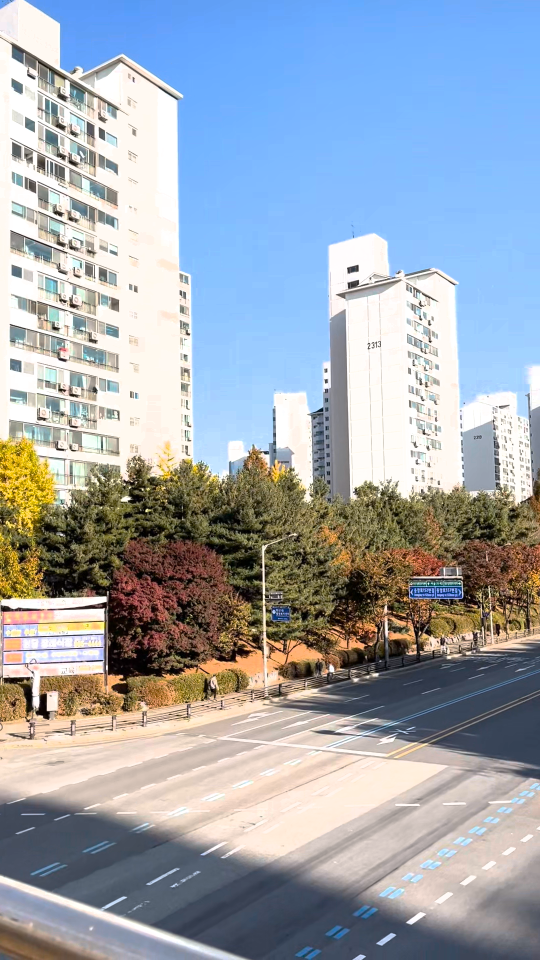
#> input picture frame 22 of 컴비기_과제/stitch_video.mp4, 1080 x 1920 px (shown at 1/2 size)
$ python '실습과제2.py'
#> lines starting #> are read from the running program, lines starting #| are printed output that depends on the picture
# 실외에서 촬영한 비디오(이미지들)으로부터 스티칭(stitching) 이미지 만들기

import cv2
import sys

cap = cv2.VideoCapture('stitch_video.mp4')    # 비디오 파일
if not cap.isOpened():
    sys.exit('동영상 연결 실패')

stitcher = cv2.Stitcher.create()
images = []

i=0
STEP = 20
while True:
    i += 1
    ret, frame = cap.read()  # 비디오를 구성하는 프레임 획득
#> frame is the input picture: shape (1920, 1080, 3); mean B, G, R 176.2, 166.2, 157.6

    if not ret: # ret는 프레임을 성공적으로 가져오면 true, 그렇지 않으면(동영상 종료) false
        print('프레임 획득에 실패하여 루프를 나갑니다.')
        break

    frame = cv2.resize(frame, dsize=(0, 0), fx=0.5, fy=0.5)
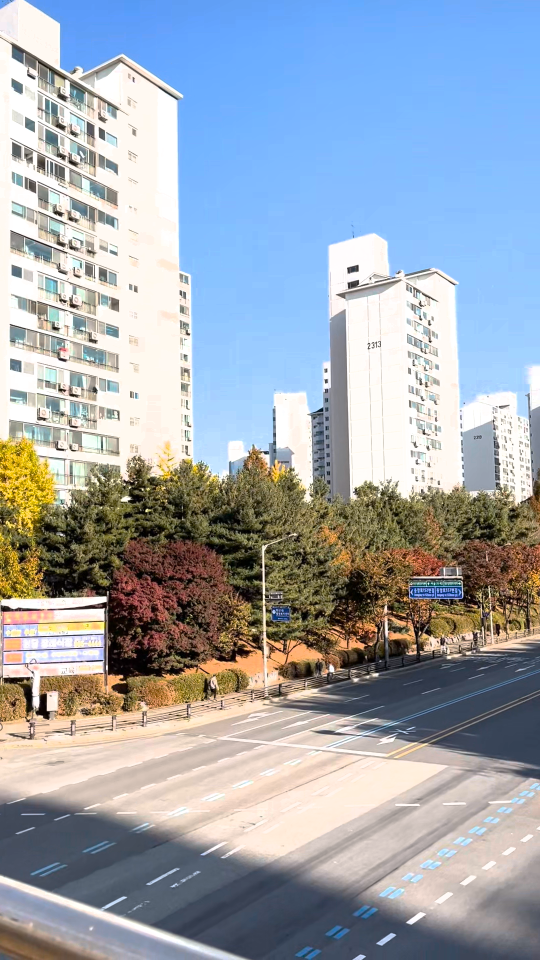
#> frame: shape (960, 540, 3); mean B, G, R 176.3, 166.3, 157.7
    if i%STEP == 0:		# STEP 번째 프레임
        images.append(frame)
        #cv2.imwrite('.\stitch_images\stitch_img' + str(i) + '.png', frame)  # 이미지 캡처 및 저장

    cv2.imshow('Video display', frame)

    key = cv2.waitKey(1)  # 1밀리초 동안 키보드 입력 기다림(정수)
#> (key q is pressed here)
    if key == ord('q'):  # 'q' 키가 들어오면 루프를 빠져나감, ord()는 문자를 아스키 값으로 변환하는 함수
        break

status, dst = stitcher.stitch(images)   # 추가된 이미지 한번에 스티치하겠다
if status == cv2.STITCHER_OK:
    cv2.imwrite('stitch_out.jpg', dst)
    cv2.imshow('stitching',  dst)

cv2.waitKey()
cap.release()  # 카메라와 연결을 끊음
cv2.destroyAllWindows()

$ run again, starting later in the video
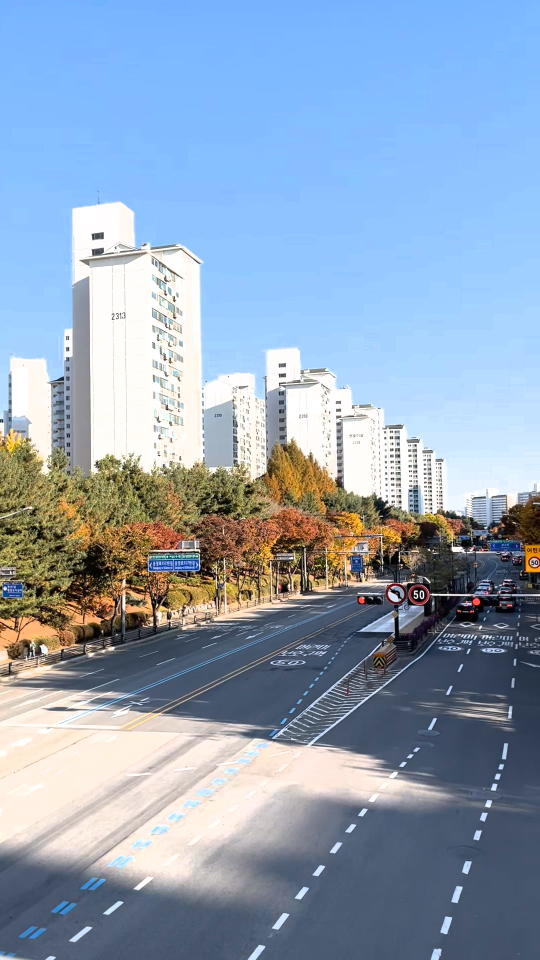
#> input picture frame 103 of 컴비기_과제/stitch_video.mp4, 1080 x 1920 px (shown at 1/2 size)
#> frame is the input picture: shape (1920, 1080, 3); mean B, G, R 184.1, 162.5, 143.8
#> `frame = cv2.resize(frame, dsize=(0, 0), fx=0.5, fy=0.5)`:
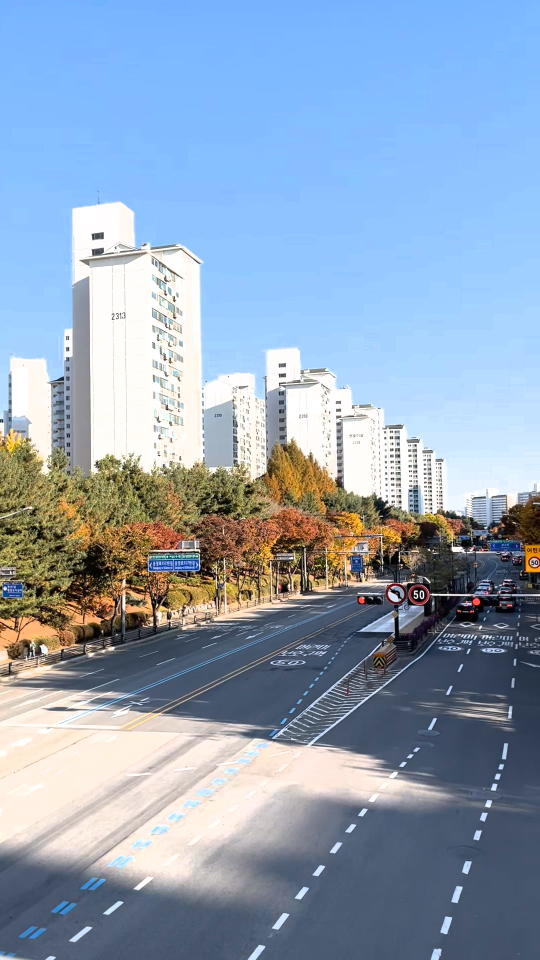
#> frame: shape (960, 540, 3); mean B, G, R 184.2, 162.6, 143.9

$ run again, starting later in the video
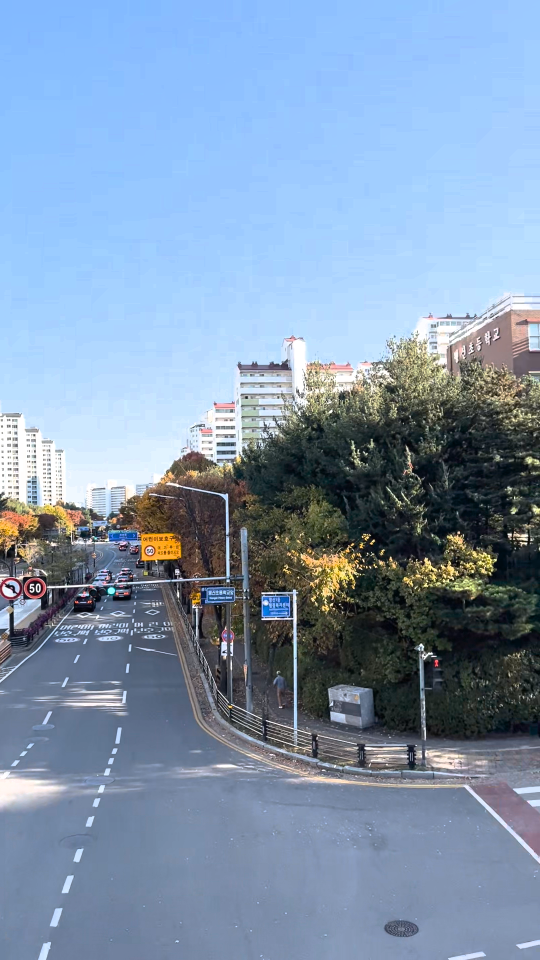
#> input picture frame 183 of 컴비기_과제/stitch_video.mp4, 1080 x 1920 px (shown at 1/2 size)
#> frame is the input picture: shape (1920, 1080, 3); mean B, G, R 175.2, 149.8, 127.9
#> `frame = cv2.resize(frame, dsize=(0, 0), fx=0.5, fy=0.5)`:
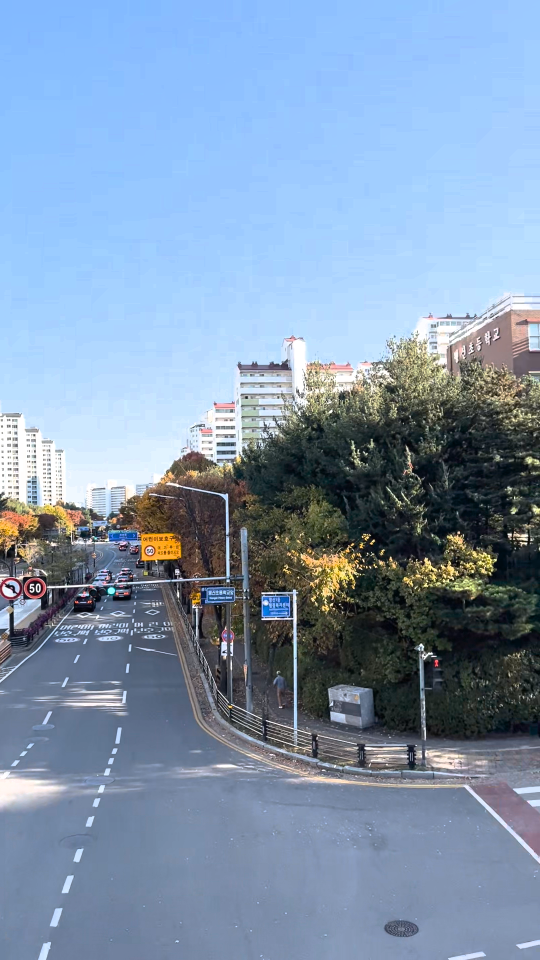
#> frame: shape (960, 540, 3); mean B, G, R 175.3, 149.9, 128
